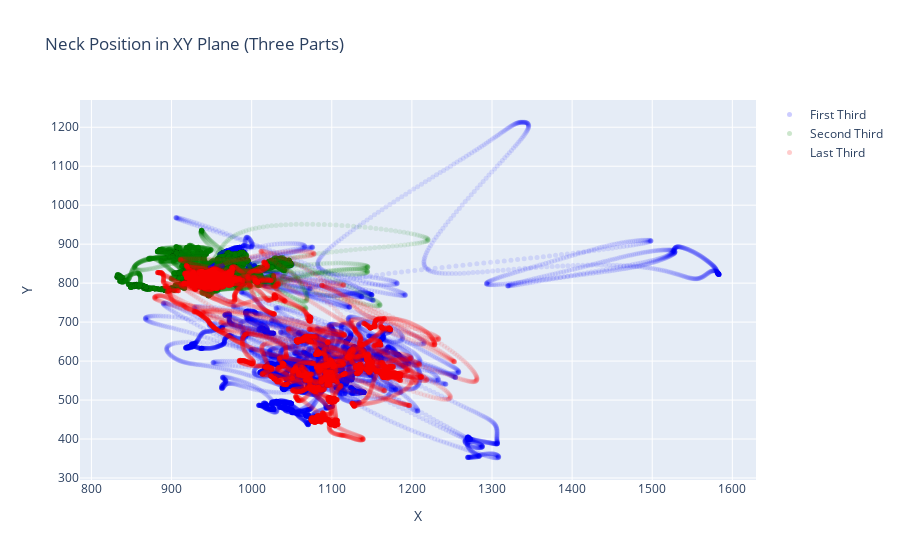

Notebook code cell kept with this figure:
### Code cell
# display the Neck in XY plane as headmap, first third of the data in blue, second third in green, and last third in red
fig = go.Figure()
fig.add_trace(go.Scatter(
    x=sheets['Neck']['X'][0:int(len(sheets['Neck']['X'])/3)],
    y=sheets['Neck']['Y'][0:int(len(sheets['Neck']['Y'])/3)],
    mode='markers',
    marker=dict(color='blue', size=5, opacity=0.1),
    name='First Third'
))
fig.add_trace(go.Scatter(
    x=sheets['Neck']['X'][int(len(sheets['Neck']['X'])/3):int(2*len(sheets['Neck']['X'])/3)],
    y=sheets['Neck']['Y'][int(len(sheets['Neck']['Y'])/3):int(2*len(sheets['Neck']['Y'])/3)],
    mode='markers',
    marker=dict(color='green', size=5, opacity=0.1),
    name='Second Third'
))
fig.add_trace(go.Scatter(
    x=sheets['Neck']['X'][int(2*len(sheets['Neck']['X'])/3):],
    y=sheets['Neck']['Y'][int(2*len(sheets['Neck']['Y'])/3):],
    mode='markers',
    marker=dict(color='red', size=5, opacity=0.1),
    name='Last Third'
))
fig.update_layout(
    title='Neck Position in XY Plane (Three Parts)',
    xaxis_title='X',
    yaxis_title='Y',
    showlegend=True
)
fig.show()

### Figure 1 — Plotly figure (JSON) as saved in the notebook; plotly's stock layout.template omitted (floating-point values rounded to 4 significant figures; data arrays with more than 128 entries replaced by an {"elided": "..."} marker saying what was removed)
{"data": [{"marker": {"color": "blue", "opacity": 0.1, "size": 5}, "mode": "markers", "name": "First Third", "type": "scatter", "x": {"elided": "28644 float values"}, "y": {"elided": "28644 float values"}}, {"marker": {"color": "green", "opacity": 0.1, "size": 5}, "mode": "markers", "name": "Second Third", "type": "scatter", "x": {"elided": "28645 float values"}, "y": {"elided": "28645 float values"}}, {"marker": {"color": "red", "opacity": 0.1, "size": 5}, "mode": "markers", "name": "Last Third", "type": "scatter", "x": {"elided": "28645 float values"}, "y": {"elided": "28645 float values"}}], "layout": {"showlegend": true, "title": {"text": "Neck Position in XY Plane (Three Parts)"}, "xaxis": {"title": {"text": "X"}}, "yaxis": {"title": {"text": "Y"}}}}
